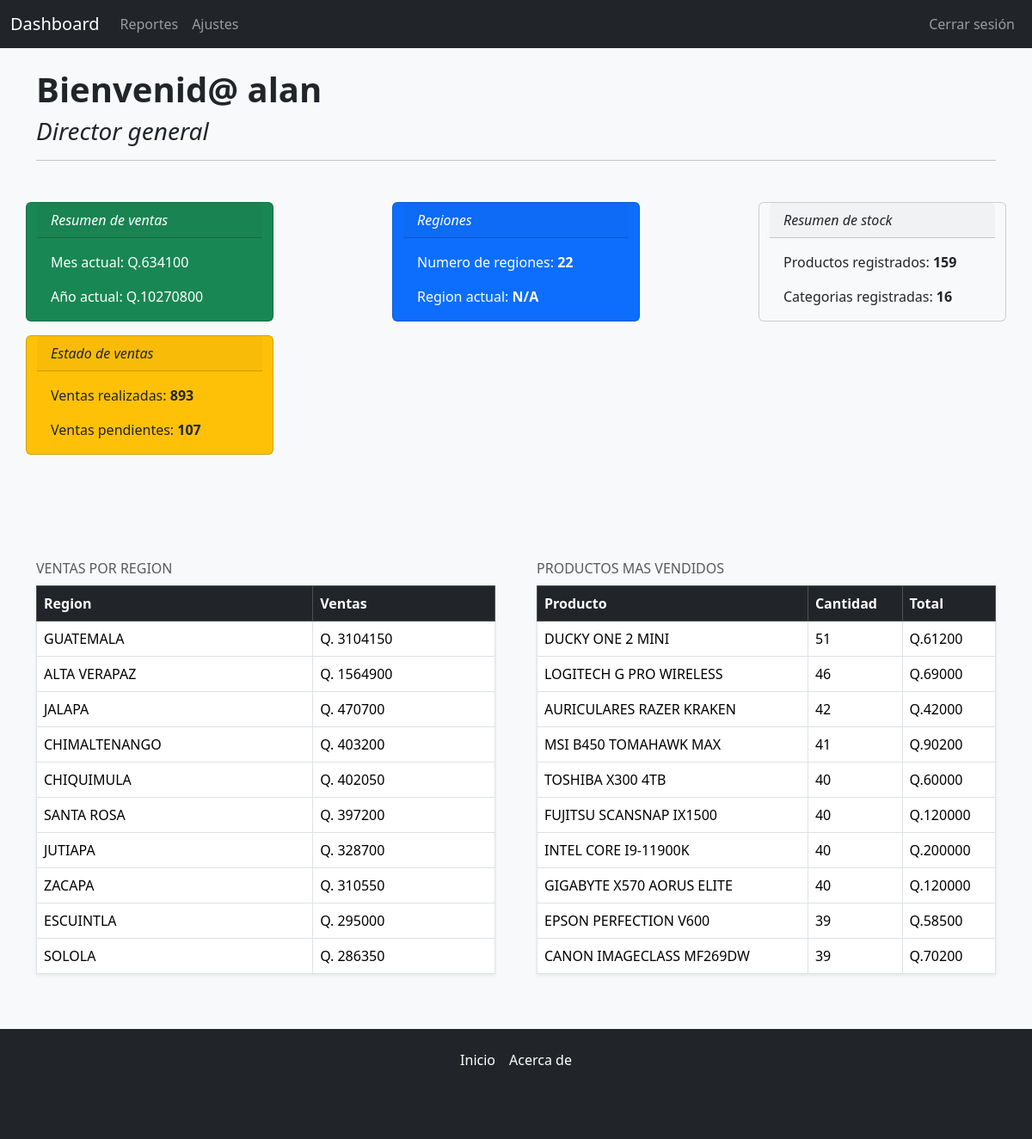
The app's page / (signed in) with its own data.
### auth_stuff/models.py (models this page shows)
class User(AbstractUser):
    region = models.ForeignKey(Region, on_delete=models.SET_NULL, null=True)

### dashboard/models.py (models this page shows, shortened)
class Producto(models.Model):
    name = models.TextField(verbose_name="Nombre", unique=True, blank=False)
    category = models.ForeignKey(Categoria, on_delete=models.CASCADE, verbose_name="Categoria")
    price = models.DecimalField(default=0.0, max_digits=9, decimal_places=2, verbose_name='Precio de venta')
    class Meta:
        verbose_name = 'Producto'
        verbose_name_plural = 'Productos'
        ordering = ['id']

### dashboard/views.py (the view)
# urls.py: path('', Dashboard.as_view(), name='index'),
class Dashboard(LoginRequiredMixin, TemplateView):
    login_url = reverse_lazy('authenticate:login')
    template_name = 'inicio.html'
    def get_filter_region(self):
        user = self.request.user
        region = user.region
        if user.groups.filter(name="Director general").exists():
            return None
        return region
    def get_overview(self):
        reg = self.get_filter_region()
        cats = Categoria.objects.count()
        prods = Producto.objects.count()
        regs = Region.objects.count()
        completed_sales = Venta.objects.values('sell_state').annotate(count=Count('sell_state'))
        if reg:
            completed_sales = completed_sales.filter(region=reg)
        states = {str(estado['sell_state']): estado['count'] for estado in completed_sales}
        return {
            "categories": cats,
            "products": prods,
            "regions": regs,
            "sale_states": states,
        }
    def get_sales_overview(self):
        curr_year = timezone.now().year
        curr_month = timezone.now().month-1
        reg = self.get_filter_region()
        sales_year = (
            DetalleVenta.objects
            .filter(sell__sell_date__year=curr_year)
            .annotate(month=ExtractMonth('sell__sell_date'))
            .values('month').annotate(total=Sum(F('qty') * F('price')))
            .order_by('month')
        )
        if reg:
            sales_year = sales_year.filter(sell__region=reg)
        sales_months = [int(res.get('total')) for res in sales_year]
        sales_by_region = None
        if not reg:
            sales_details = (
                DetalleVenta.objects
                .filter(sell__sell_date__year=curr_year)
            )
            sales_by_region = (
                sales_details
                .values('sell__region__name')
                .annotate(total_sales=Sum(F('qty') * F('price')))
                .order_by('-total_sales')[:10]
            )
        sells_cyear = Venta.objects.filter(sell_date__year=curr_year)
        if reg:
            sells_cyear = sells_cyear.filter(region=reg)
        top_prods = (
            Producto.objects.filter(detalleventa__sell__in=sells_cyear)
            .annotate(total_vendido=Sum('detalleventa__qty'))
            .annotate(total_venta=F('total_vendido') * F('price'))
            .order_by('-total_vendido')[:10]
        )
        sales_per_cat = (
            DetalleVenta.objects
            .filter(sell__sell_date__year=curr_year)
            .values('product__category__name')
            .annotate(total_sales=Sum('qty'))
        )
        if reg:
            sales_per_cat = sales_per_cat.filter(sell__region=reg)
        total_sales = sum(sale['total_sales'] for sale in sales_per_cat)
        sales_percentages = []
        for sale in sales_per_cat:
            percentage = (sale['total_sales'] / total_sales) * 100
            sales_percentages.append({
                'name': sale['product__category__name'],
                'y': round(percentage, 4)
            })
        return {
            "total_current_year": sum(sales_months),
            "total_current_month": sales_months[curr_month],
            "total_each_month": sales_months,
            "total_by_region": sales_by_region,
            "top_products": top_prods,
            "total_by_categories": sales_percentages
        }
    def get_context_data(self, **kwargs):
        context = super().get_context_data(**kwargs)
        group = self.request.user.groups.all()
        if group:
            group = group[0]
        context['overview'] = self.get_overview()
        context['sales'] = self.get_sales_overview()
        context['region'] = self.get_filter_region() or "N/A"
        context['group'] = group
        return context

### dashboard/templates/inicio.html (shortened to what this page needs)
{% extends "menu.html" %}
{% block container %}
<div class="container">
  <h1 class="fw-bold">Bienvenid@ {{ user.get_username }}</h1>
  <h3 class="fst-italic">{{group}}</h3>
  <hr class="mb-5"/>
  <div class='d-flex row justify-content-between mb-5'>
    <div class="card text-white bg-success mb-3" style="max-width: 18rem;">
      <div class="card-header fst-italic"> Resumen de ventas</div>
      <div class="card-body">
        <p class="card-text">Mes actual: Q.{{ sales.total_current_month }}</p>
        <p class="card-text ">Año actual: Q.{{ sales.total_current_year }}</p>
      </div>
    </div>
    <div class="card text-white bg-primary mb-3" style="max-width: 18rem;">
      <div class="card-header fst-italic"> Regiones</div>
      <div class="card-body">
        <p class="card-text">Numero de regiones: <strong>{{overview.regions}}</strong></p>
        <p class="card-text ">Region actual: <strong class='text-uppercase'>{{ region }}</strong></p>
      </div>
    </div>
    <div class="card text-dark bg-light mb-3" style="max-width: 18rem;">
      <div class="card-header fst-italic"> Resumen de stock</div>
      <div class="card-body">
        <p class="card-text">Productos registrados: <strong> {{ overview.products }}</strong> </p>
        <p class="card-text">Categorias registradas: <strong> {{ overview.categories }}</strong> </p>
      </div>
    </div>
    <div class="card text-dark bg-warning mb-3" style="max-width: 18rem;">
      <div class="card-header fst-italic"> Estado de ventas</div>
      <div class="card-body">
        <p class="card-text">Ventas realizadas: <strong> {{ overview.sale_states.True }}</strong> </p>
        <p class="card-text">Ventas pendientes: <strong> {{ overview.sale_states.False }}</strong> </p>
      </div>
    </div>
  </div>
  <div class="mt-5 d-flex justify-content-between gap-5 flex-column flex-md-row">
    {% if sales.total_by_region %}
    <table class="table table-bordered shadow-sm caption-top">
      <caption>VENTAS POR REGION</caption>
      <thead class="table-dark">
        <tr>
          <th scope="col">Region</th>
          <th scope="col">Ventas</th>
        </tr>
      </thead>
      <tbody>
        {% for sell in sales.total_by_region %}
        <tr>
          <td class="text-uppercase">{{sell.sell__region__name}}</td>
          <td>Q. {{sell.total_sales}}</td>
        </tr>
        {% endfor %}
      </tbody>
    </table>
    {% endif %}
    <table class="table table-bordered h-100 shadow-sm caption-top">
      <caption>PRODUCTOS MAS VENDIDOS</caption>
      <thead class="table-dark">
        <tr>
          <th scope="col">Producto</th>
          <th scope="col">Cantidad</th>
          <th scope="col">Total</th>
        </tr>
      </thead>
      <tbody>
        {% for prod in sales.top_products %}
        <tr>
          <td class='text-uppercase'>{{ prod.name }}</td>
          <td>{{ prod.total_vendido }}</td>
          <td>Q.{{ prod.total_venta }}</td>
        </tr>
        {% endfor %}
      </tbody>
    </table>
  </div>
</div>
{% endblock container %}

### templates/menu.html (shortened to what this page needs)
{% extends 'base.html' %}
{% block content %}
<nav class="navbar navbar-expand-lg navbar-dark bg-dark mb-4">
  <div class="container-fluid">
    <div class="collapse navbar-collapse" id="toggler01">
      <a class="navbar-brand" href="/">Dashboard</a>
      <ul class="navbar-nav mb-2 mb-lg-0">
        <li class="nav-item">
          <a class="nav-link" href="{% url 'dashboard:reports' %}">Reportes</a>
        </li>
        <li class="nav-item">
          <a class="nav-link" href="{% url 'admin:index' %}">Ajustes</a>
        </li>
      </ul>
      <ul class="navbar-nav ms-auto mb-2 mb-lg-0">
        <li class="nav-item">
          <a class="nav-link" href="{% url 'authenticate:logout' %}">Cerrar sesión</a>
        </li>
      </ul>
    </div>
  </div>
</nav>
<main>
  {% block container %}
  {% endblock container %}
</main>
<footer class="py-3 bg-dark mt-4">
  <ul class="nav justify-content-center pb-3">
    <li class="nav-item"><a href="#" class="nav-link px-2 text-white">Inicio</a></li>
    <li class="nav-item"><a href="https://github.com/alanfvn" target="_blank" class="nav-link px-2 text-white">Acerca de</a></li>
  </ul>
  <p class="text-center text-muted">© {% now "Y" %} Alan David González López</p>
</footer>
{% endblock content%}

### templates/base.html (shortened to what this page needs)
<!DOCTYPE html>
<html lang="en">
  <head>
    {% load bootstrap5 %}
    {% bootstrap_css %}
    {% load static %}
    <link rel="stylesheet" type="text/css" href="{% static 'css/styles.css' %}">
  </head>
  <body>
    <div class="layout bg-light">
      {% block content %}
      {% endblock %}
    </div>
  </body>
</html>

### static/css/styles.css (style rules this page uses)
html { overflow-x: hidden; margin-right: calc(-1 * (100vw - 100%)); }
.layout { min-height: 100vh; display: flex; flex-direction: column; }
.layout main { flex-grow: 1; }

### records on screen
Producto: name "DUCKY ONE 2 MINI", total_vendido "51", total_venta "61200"
Producto: name "LOGITECH G PRO WIRELESS", total_vendido "46", total_venta "69000"
Producto: name "AURICULARES RAZER KRAKEN", total_vendido "42", total_venta "42000"
Producto: name "MSI B450 TOMAHAWK MAX", total_vendido "41", total_venta "90200"
Producto: name "TOSHIBA X300 4TB", total_vendido "40", total_venta "60000"
Producto: name "FUJITSU SCANSNAP IX1500", total_vendido "40", total_venta "120000"
Producto: name "INTEL CORE I9-11900K", total_vendido "40", total_venta "200000"
Producto: name "GIGABYTE X570 AORUS ELITE", total_vendido "40", total_venta "120000"
Producto: name "EPSON PERFECTION V600", total_vendido "39", total_venta "58500"
Producto: name "CANON IMAGECLASS MF269DW", total_vendido "39", total_venta "70200"

### other values on screen
{{ user.get_username }} "alan"
{{ group }} "Director general"
{{ sales.total_current_month }} "634100"
{{ sales.total_current_year }} "10270800"
{{ overview.regions }} "22"
{{ region }} "N/A"
{{ overview.products }} "159"
{{ overview.categories }} "16"
{{ overview.sale_states.True }} "893"
{{ overview.sale_states.False }} "107"
{{ sell.sell__region__name }} "GUATEMALA" "ALTA VERAPAZ" "JALAPA" "CHIMALTENANGO" "CHIQUIMULA" "SANTA ROSA" "JUTIAPA" "ZACAPA" "ESCUINTLA" "SOLOLA"
{{ sell.total_sales }} "3104150" "1564900" "470700" "403200" "402050" "397200" "328700" "310550" "295000" "286350"
